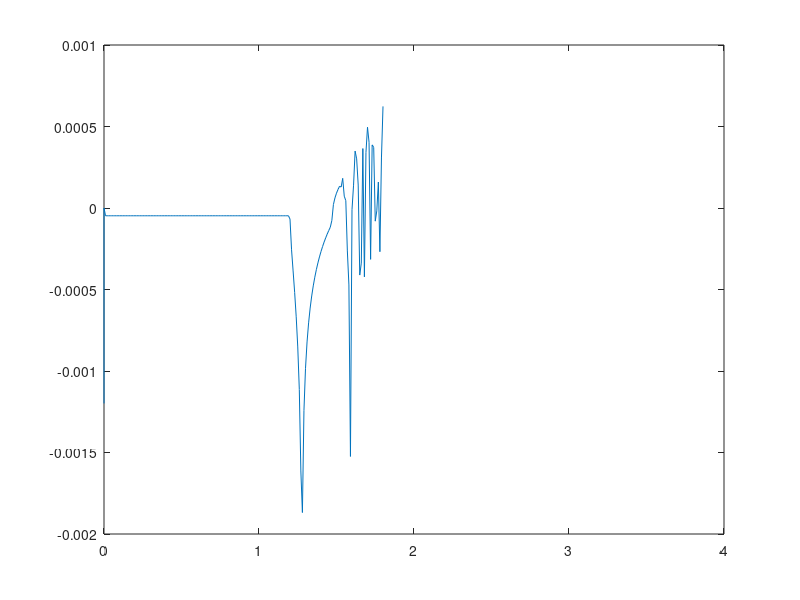

Here is the MATLAB script that generated this plot:
xvals = [];
x = 1.1;
for w = 0:0.01:4
    xold = 0.1;
    for i = 1:2000
        xnew = xold + w*((4-xold^2)/3 - xold);
        xold = xnew;
    end
    xss = xnew;
    xvals(1, length(xvals)+1) = w;
    xvals(2, length(xvals)) = (1/2000)*log(xss/x);
end

plot(xvals(1,:),xvals(2,:))